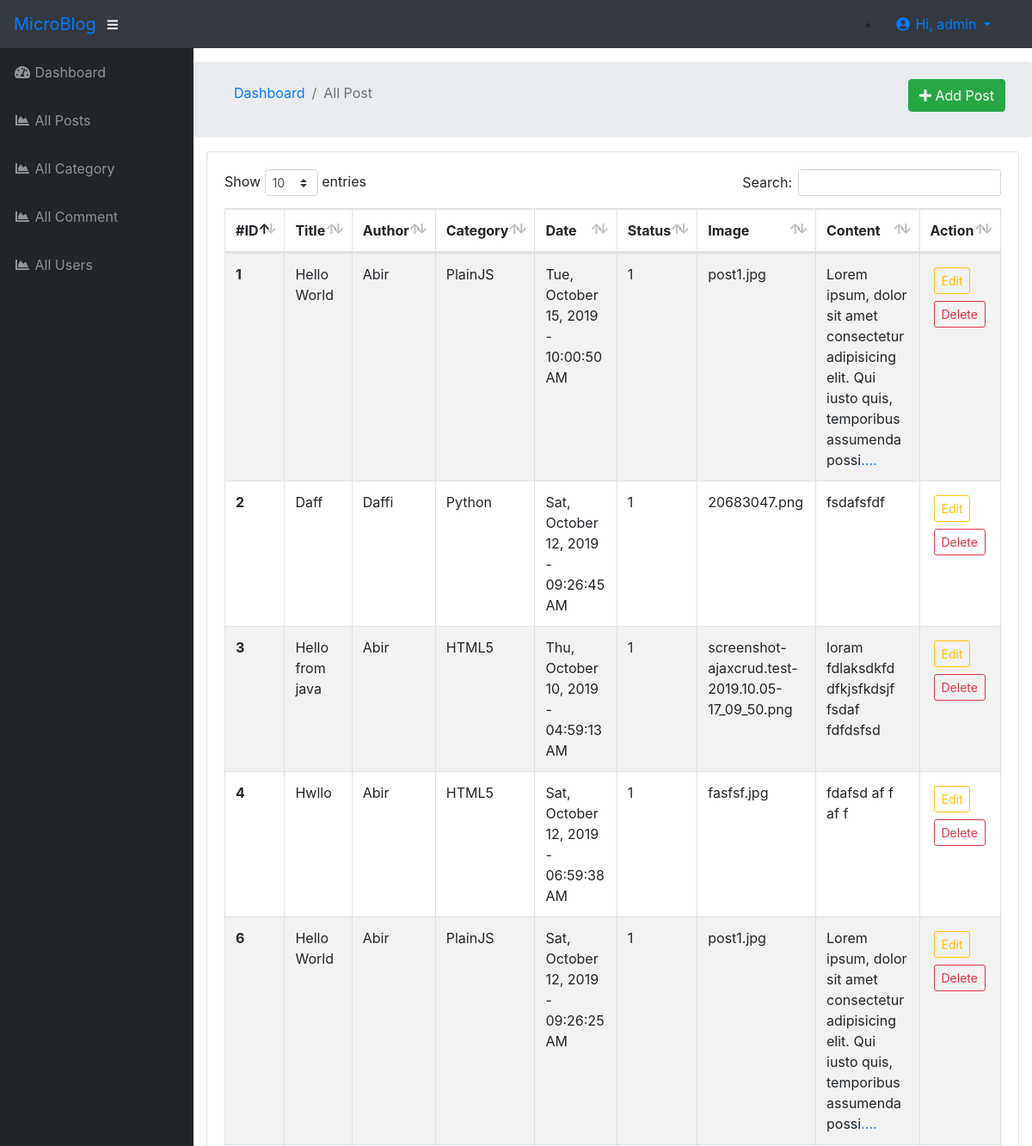
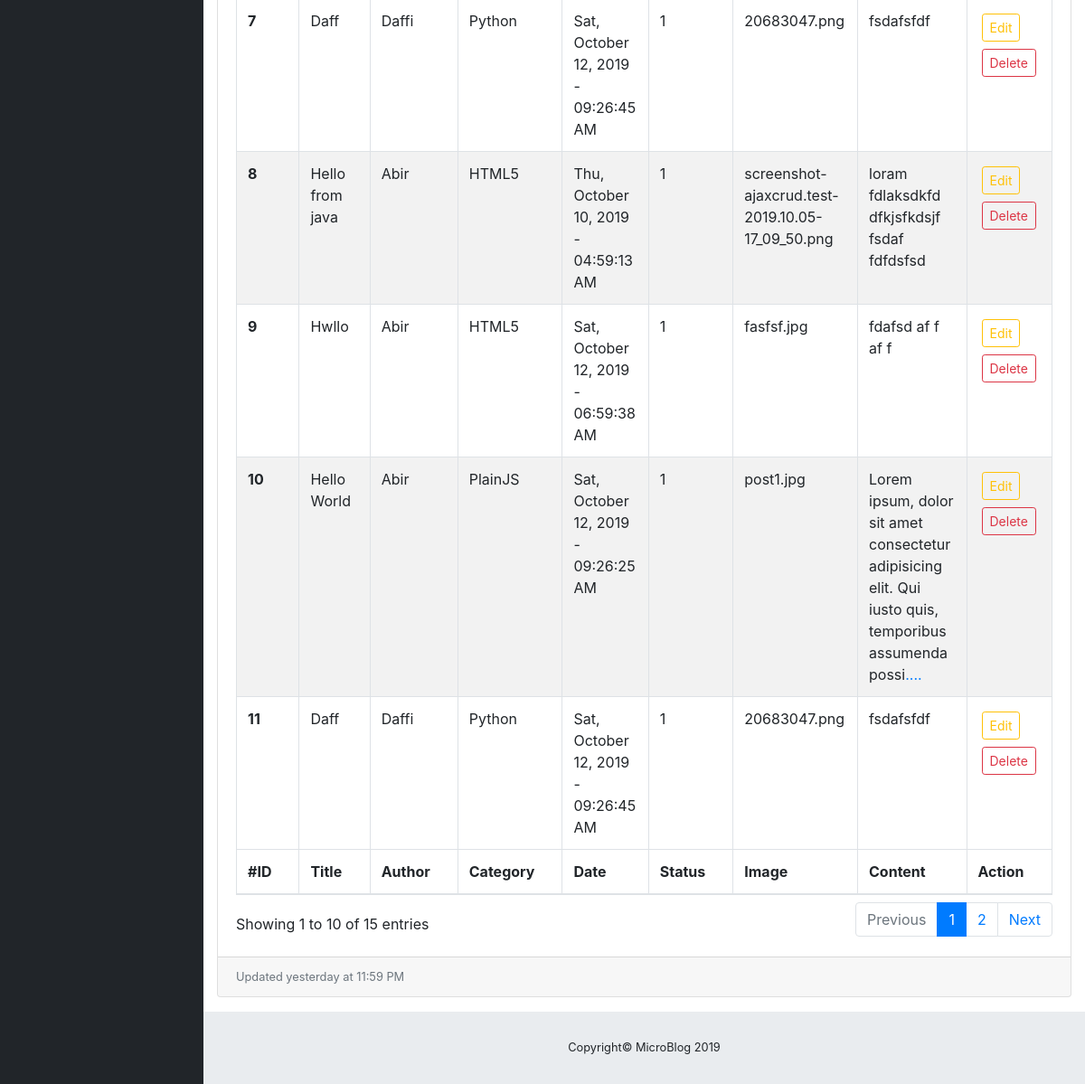
/admin/allPost.php (signed in), run on the app's committed database (2 pictures, top to bottom).
### tables this page shows
CREATE TABLE `tbl_posts` (
  `post_id` int(3) NOT NULL,
  `post_category_id` tinyint(4) NOT NULL,
  `post_title` varchar(255) NOT NULL,
  `post_author` varchar(55) NOT NULL,
  `post_date` varchar(70) NOT NULL,
  `post_image` text NOT NULL,
  `post_content` text NOT NULL,
  `post_tags` text NOT NULL,
  `post_comment_count` int(3) NOT NULL,
  `post_status` tinyint(2) NOT NULL DEFAULT '0',
  `post_views_count` int(6) NOT NULL DEFAULT '0'
);

CREATE TABLE `tbl_category` (
  `cat_id` int(11) NOT NULL,
  `cat_name` varchar(100) NOT NULL,
  `cat_description` varchar(255) NOT NULL,
  `cat_status` int(2) NOT NULL DEFAULT '0',
  `created_at` timestamp NOT NULL DEFAULT CURRENT_TIMESTAMP
);

### admin/func/function.php (called while the page is built, shortened)
<?php
include "../db/conn.php";
function showCatNameById($id){
    global $db;
    $sql = "SELECT `cat_name` FROM `tbl_category` WHERE `cat_id` = $id";
    $result = $db->query($sql);
    if($result->num_rows > 0){
        while($row = $result->fetch_assoc()){
            return $row['cat_name'];
        }
    }  else {
            return "Not Found!";
        }
}
?>

### admin/allPost.php (the view, shortened to what this page needs)
<?php ob_start(); include "inc/header.php"; ?>
<div id="wrapper">
    <?php include "inc/sidebar.php"; ?>
    <div id="content-wrapper">
        <div class="container-fluid">
            <div class="row breadcrumb dashboard-breadcrumb">
                <div class="col-md-8">
                    <ol class="breadcrumb">
                        <li class="breadcrumb-item">
                            <a href="index.php">Dashboard</a>
                        </li>
                        <li class="breadcrumb-item active">All Post</li>
                    </ol>
                </div>
                <div class="col-md-4">
                    <div class="btn-group float-right mt-2" role="group">
                        <a class="btn btn-success btn-md" href="addPost.php">
                            <i class="fa fa-plus" aria-hidden="true"></i> Add Post</a>
                    </div>
                </div>
            </div>
            <div class="card mb-3">
                <div class="card-body">
                    <div class="table-responsive">
                        <table class="table table-bordered table-striped table-hover" id="dataTable" width="100%" cellspacing="0">
                            <thead>
                                <tr>
                                    <th>#ID</th>
                                    <th>Title</th>
                                    <th>Author</th>
                                    <th>Category</th>
                                    <th>Date</th>
                                    <th>Status</th>
                                    <th>Image</th>
                                    <th>Content</th>
                                    <th>Action</th>
                                </tr>
                            </thead>
                            <tfoot>
                                <tr>
                                    <th>#ID</th>
                                    <th>Title</th>
                                    <th>Author</th>
                                    <th>Category</th>
                                    <th>Date</th>
                                    <th>Status</th>
                                    <th>Image</th>
                                    <th>Content</th>
                                    <th>Action</th>
                                </tr>
                            </tfoot>
                            <tbody>
                                <?php
                                $sql = "SELECT * FROM `tbl_posts`";
                                $result = $db->query($sql);
                                while ($row = $result->fetch_assoc()) {
                                    ?>
                                    <tr>
                                        <th scope="row"><?php echo $row['post_id']; ?></th>
                                        <td><?php echo $row['post_title']; ?></td>
                                        <td><?php echo $row['post_author']; ?></td>
                                        <td><?php echo showCatNameById($row['post_category_id']); ?></td>
                                        <td><?php echo $row['post_date']; ?></td>
                                        <td><?php echo $row['post_status']; ?></td>
                                        <td><?php echo $row['post_image']; ?></td>
                                        <td><?php echo $a = substr($row['post_content'], 0, 100);
                                                echo (strlen($row['post_content']) > 100) ? "<a href=''>....</a>" : ""; ?></td>
                                        <td><a class="btn btn-outline-warning btn-sm m-1" href="editPost.php?id=<?php echo $row['post_id']; ?>">Edit</a> <a class="btn btn-outline-danger btn-sm m-1" href="?delID=<?php echo $row['post_id']; ?>" onclick="return confirm('Are you sure?');">Delete</a></td>
                                    </tr>
                                <?php } ?>
                            </tbody>
                        </table>
                    </div>
                </div>
                <div class="card-footer small text-muted">Updated yesterday at 11:59 PM</div>
            </div>
        </div>
        <?php include "inc/footer.php"; ?>

### data on the page
tbl_posts: post_id "1", post_title "Hello World", post_author "Abir", post_category.cat_name "PlainJS", post_date "Tue, October 15, 2019 - 10:00:50 AM", post_status "1", post_image "post1.jpg", post_content "Lorem ipsum, dolor sit amet consectetur adipisicing elit. Qui iusto quis, temporibus assumenda possi"
tbl_posts: post_id "2", post_title "Daff", post_author "Daffi", post_category.cat_name "Python", post_date "Sat, October 12, 2019 - 09:26:45 AM", post_status "1", post_image "20683047.png", post_content "fsdafsfdf"
tbl_posts: post_id "3", post_title "Hello from java", post_author "Abir", post_category.cat_name "HTML5", post_date "Thu, October 10, 2019 - 04:59:13 AM", post_status "1", post_image "screenshot-ajaxcrud.test-2019.10.05-17_09_50.png", post_content "loram fdlaksdkfd dfkjsfkdsjf fsdaf fdfdsfsd"
tbl_posts: post_id "4", post_title "Hwllo", post_author "Abir", post_category.cat_name "HTML5", post_date "Sat, October 12, 2019 - 06:59:38 AM", post_status "1", post_image "fasfsf.jpg", post_content "fdafsd af f af f"
tbl_posts: post_id "6", post_title "Hello World", post_author "Abir", post_category.cat_name "PlainJS", post_date "Sat, October 12, 2019 - 09:26:25 AM", post_status "1", post_image "post1.jpg", post_content "Lorem ipsum, dolor sit amet consectetur adipisicing elit. Qui iusto quis, temporibus assumenda possi"
tbl_posts: post_id "7", post_title "Daff", post_author "Daffi", post_category.cat_name "Python", post_date "Sat, October 12, 2019 - 09:26:45 AM", post_status "1", post_image "20683047.png", post_content "fsdafsfdf"
tbl_posts: post_id "8", post_title "Hello from java", post_author "Abir", post_category.cat_name "HTML5", post_date "Thu, October 10, 2019 - 04:59:13 AM", post_status "1", post_image "screenshot-ajaxcrud.test-2019.10.05-17_09_50.png", post_content "loram fdlaksdkfd dfkjsfkdsjf fsdaf fdfdsfsd"
tbl_posts: post_id "9", post_title "Hwllo", post_author "Abir", post_category.cat_name "HTML5", post_date "Sat, October 12, 2019 - 06:59:38 AM", post_status "1", post_image "fasfsf.jpg", post_content "fdafsd af f af f"
tbl_posts: post_id "10", post_title "Hello World", post_author "Abir", post_category.cat_name "PlainJS", post_date "Sat, October 12, 2019 - 09:26:25 AM", post_status "1", post_image "post1.jpg", post_content "Lorem ipsum, dolor sit amet consectetur adipisicing elit. Qui iusto quis, temporibus assumenda possi"
tbl_posts: post_id "11", post_title "Daff", post_author "Daffi", post_category.cat_name "Python", post_date "Sat, October 12, 2019 - 09:26:45 AM", post_status "1", post_image "20683047.png", post_content "fsdafsfdf"

### other printed values
$_SESSION['username'] "admin"
